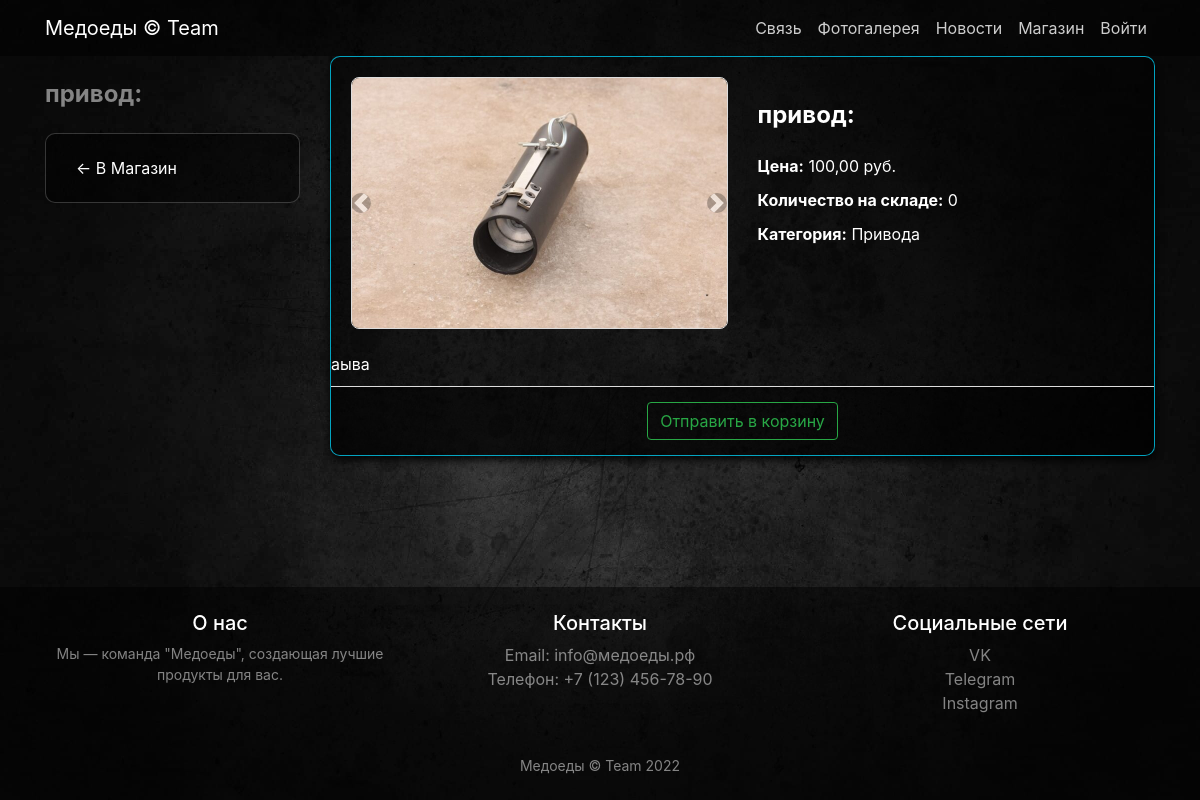
Before: /store/product/1/ with the older database file.
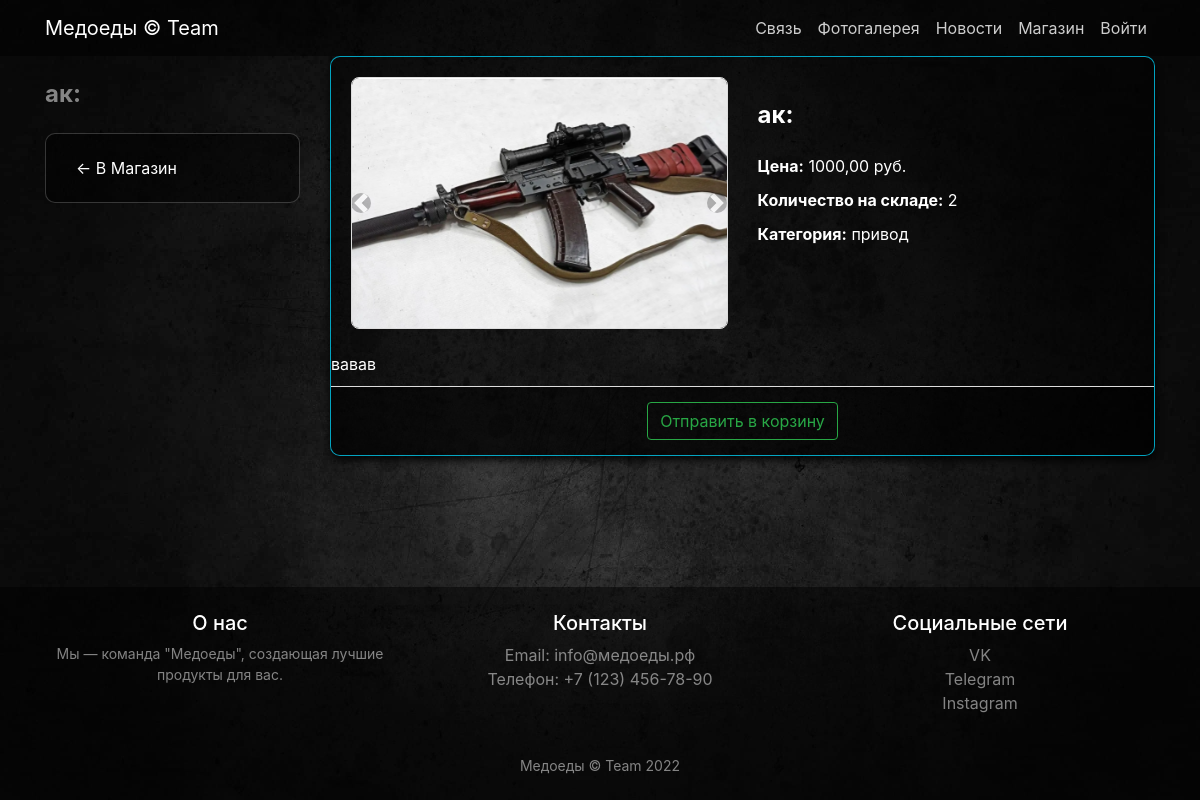
After: the same page with the newer database file.
### store/models.py (models this page shows, shortened)
class Product(models.Model):
    name = models.CharField(max_length=120)
    description = models.TextField()
    price = models.DecimalField(max_digits=10, decimal_places=2)
    quantity = models.PositiveIntegerField(default=0)
    image = models.ImageField(upload_to='products_images', blank=True)  # Основное изображение
    category = models.ForeignKey(to=ProductCategory, on_delete=models.PROTECT)

class ProductCategory(models.Model):
    name = models.CharField(max_length=50, unique=True)
    description = models.TextField(null=True, blank=True)

### store/views.py (the view)
# urls.py: path('product/<int:product_id>/', views.product_detail, name='product_detail'),
def product_detail(request, product_id):
    product = get_object_or_404(Product, id=product_id)  # Используем get_object_or_404 для безопасности
    return render(request, 'store/item.html', {'product': product})

### store/templates/store/item.html (shortened to what this page needs)
{% extends 'store/base.html' %}
{% load static %}
{% block css %}
    <link href="{% static '/css/productdetail.css' %}" rel="stylesheet">
{% endblock %}
{% block content %}
<div class="container">
    <div class="row">
        <div class="col-lg-3">
                <h3 class="my-4 text-white-50">  {{ product.name }}:</h3>
                <div class="list-group">
                    <a href="{% url 'store:index' %}" class="list-group-item back-button">← В Магазин</a>
                </div>
            </div>
        <div class="col-lg-9">
            <div class="card mb-4">
                <div class="card-body">
                    <div class="row">
                        <div class="col-lg-6">
                           <div id="carousel-example-1z" class="carousel slide carousel-fade" data-ride="carousel">
							    <ol class="carousel-indicators">
							        <li data-target="#carousel-example-1z" data-slide-to="0" class="active"></li>
							    </ol>
							    <div class="carousel-inner" role="listbox">
							        <div class="carousel-item active">
							            <img class="d-block w-100 carousel-image" src="{{ product.image.url }}" alt="Основное изображение">
							        </div>
							    </div>
							    <a class="carousel-control-prev" href="#carousel-example-1z" role="button" data-slide="prev">
							        <span class="carousel-control-prev-icon" aria-hidden="true"></span>
							    </a>
							    <a class="carousel-control-next" href="#carousel-example-1z" role="button" data-slide="next">
							        <span class="carousel-control-next-icon" aria-hidden="true"></span>
							    </a>
							</div>
                        </div>
                        <div class="col-lg-6">
                            <h3 class="my-4">{{ product.name }}:</h3>
                            <p><strong>Цена:</strong> {{ product.price }} руб.</p>
                            <p><strong>Количество на складе:</strong> {{ product.quantity }}</p>
                            <p><strong>Категория:</strong> {{ product.category.name }}</p>
                        </div>
                    </div>
                </div>
                <p class="card-text">{{ product.description }}</p>
                <div class="card-footer text-center">
                    <a class="btn btn-outline-success" href="{% url 'store:basket_add' product.id %}">
                        Отправить в корзину
                    </a>
                </div>
            </div>
        </div>
    </div>
</div>
{% endblock %}
{% block footer %}
<footer class="py-4" style="background-color: rgba(0, 0, 0, 0.5);">
    <div class="container">
        <div class="row">
            <div class="col-lg-4 col-md-6 mb-4">
                <h5 class="text-white">О нас</h5>
                <p class="text-white-50">Мы — команда "Медоеды", создающая лучшие продукты для вас.</p>
            </div>
            <div class="col-lg-4 col-md-6 mb-4">
                <h5 class="text-white">Контакты</h5>
                <ul class="list-unstyled">
                    <li><a href="mailto:info@медоеды.рф" class="text-white-50">Email: info@медоеды.рф</a></li>
                    <li><a href="#" class="text-white-50">Телефон: +7 (123) 456-78-90</a></li>
                </ul>
            </div>
            <div class="col-lg-4 col-md-6 mb-4">
                <h5 class="text-white">Социальные сети</h5>
                <ul class="list-unstyled">
                    <li><a href="https://vk.com/team_honey_badgers" class="text-white-50">VK</a></li>
                    <li><a href="https://t.me/honeybadgerteambot" class="text-white-50">Telegram</a></li>
                    <li><a href="#" class="text-white-50">Instagram</a></li>
                </ul>
            </div>
        </div>
        <div class="text-center">
            <p class="m-0 text-white-50">Медоеды &copy; Team 2022</p>
        </div>
    </div>
</footer>
{% endblock %}

Changed rows visible on the page:
changed Product "привод": name "привод" → "ак"; image: a different picture; price "100,00" → "1000,00"; quantity "0" → "2"; category.name "Привода" → "привод"; description "аыва" → "вавав"
